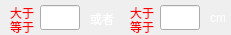
    <widget class="QWidget" name="widget_5" native="true">
     <property name="geometry">
      <rect>
       <x>47</x>
       <y>240</y>
       <width>231</width>
       <height>35</height>
      </rect>
     </property>
     <property name="minimumSize">
      <size>
       <width>0</width>
       <height>35</height>
      </size>
     </property>
     <property name="maximumSize">
      <size>
       <width>16777215</width>
       <height>35</height>
      </size>
     </property>
     <property name="styleSheet">
      <string notr="true">QWidget#widget_5{
border:1px solid rgb(255,255,255);
}</string>
     </property>
     <widget class="QLineEdit" name="lineEditCouplingNumber">
      <property name="geometry">
       <rect>
        <x>40</x>
        <y>5</y>
        <width>40</width>
        <height>25</height>
       </rect>
      </property>
      <property name="minimumSize">
       <size>
        <width>40</width>
        <height>25</height>
       </size>
      </property>
      <property name="maximumSize">
       <size>
        <width>40</width>
        <height>25</height>
       </size>
      </property>
      <property name="styleSheet">
       <string notr="true">color: rgb(255, 255, 255);</string>
      </property>
     </widget>
     <widget class="QLabel" name="label_27">
      <property name="geometry">
       <rect>
        <x>90</x>
        <y>11</y>
        <width>25</width>
        <height>15</height>
       </rect>
      </property>
      <property name="minimumSize">
       <size>
        <width>25</width>
        <height>15</height>
       </size>
      </property>
      <property name="maximumSize">
       <size>
        <width>25</width>
        <height>15</height>
       </size>
      </property>
      <property name="styleSheet">
       <string notr="true">QLabel{
color: rgb(255, 255, 255);
font: 75 10pt &quot;新宋体&quot;;
}</string>
      </property>
      <property name="text">
       <string>或者</string>
      </property>
     </widget>
     <widget class="QLineEdit" name="lineEditCouplingLength">
      <property name="geometry">
       <rect>
        <x>160</x>
        <y>5</y>
        <width>40</width>
        <height>25</height>
       </rect>
      </property>
      <property name="minimumSize">
       <size>
        <width>40</width>
        <height>25</height>
       </size>
      </property>
      <property name="maximumSize">
       <size>
        <width>40</width>
        <height>25</height>
       </size>
      </property>
      <property name="styleSheet">
       <string notr="true">color: rgb(255, 255, 255);</string>
      </property>
     </widget>
     <widget class="QLabel" name="label_43">
      <property name="geometry">
       <rect>
        <x>210</x>
        <y>10</y>
        <width>15</width>
        <height>15</height>
       </rect>
      </property>
      <property name="minimumSize">
       <size>
        <width>15</width>
        <height>15</height>
       </size>
      </property>
      <property name="maximumSize">
       <size>
        <width>15</width>
        <height>15</height>
       </size>
      </property>
      <property name="styleSheet">
       <string notr="true">QLabel{
color: rgb(255, 255, 255);
font: 75 10pt &quot;新宋体&quot;;
}</string>
      </property>
      <property name="text">
       <string>cm</string>
      </property>
     </widget>
     <widget class="QLabel" name="label_46">
      <property name="geometry">
       <rect>
        <x>10</x>
        <y>19</y>
        <width>25</width>
        <height>15</height>
       </rect>
      </property>
      <property name="minimumSize">
       <size>
        <width>25</width>
        <height>15</height>
       </size>
      </property>
      <property name="maximumSize">
       <size>
        <width>25</width>
        <height>15</height>
       </size>
      </property>
      <property name="styleSheet">
       <string notr="true">QLabel{
color: rgb(255, 0, 0);
font: 75 10pt &quot;新宋体&quot;;
}</string>
      </property>
      <property name="text">
       <string>等于</string>
      </property>
     </widget>
     <widget class="QLabel" name="label_34">
      <property name="geometry">
       <rect>
        <x>10</x>
        <y>5</y>
        <width>25</width>
        <height>15</height>
       </rect>
      </property>
      <property name="minimumSize">
       <size>
        <width>25</width>
        <height>15</height>
       </size>
      </property>
      <property name="maximumSize">
       <size>
        <width>25</width>
        <height>15</height>
       </size>
      </property>
      <property name="styleSheet">
       <string notr="true">QLabel{
color: rgb(255, 0, 0);
font: 75 10pt &quot;新宋体&quot;;
}</string>
      </property>
      <property name="text">
       <string>大于</string>
      </property>
     </widget>
     <widget class="QLabel" name="label_47">
      <property name="geometry">
       <rect>
        <x>130</x>
        <y>19</y>
        <width>25</width>
        <height>15</height>
       </rect>
      </property>
      <property name="minimumSize">
       <size>
        <width>25</width>
        <height>15</height>
       </size>
      </property>
      <property name="maximumSize">
       <size>
        <width>25</width>
        <height>15</height>
       </size>
      </property>
      <property name="styleSheet">
       <string notr="true">QLabel{
color: rgb(255, 0, 0);
font: 75 10pt &quot;新宋体&quot;;
}</string>
      </property>
      <property name="text">
       <string>等于</string>
      </property>
     </widget>
     <widget class="QLabel" name="label_36">
      <property name="geometry">
       <rect>
        <x>130</x>
        <y>5</y>
        <width>25</width>
        <height>15</height>
       </rect>
      </property>
      <property name="minimumSize">
       <size>
        <width>25</width>
        <height>15</height>
       </size>
      </property>
      <property name="maximumSize">
       <size>
        <width>25</width>
        <height>15</height>
       </size>
      </property>
      <property name="styleSheet">
       <string notr="true">QLabel{
color: rgb(255, 0, 0);
font: 75 10pt &quot;新宋体&quot;;
}</string>
      </property>
      <property name="text">
       <string>大于</string>
      </property>
     </widget>
    </widget>
